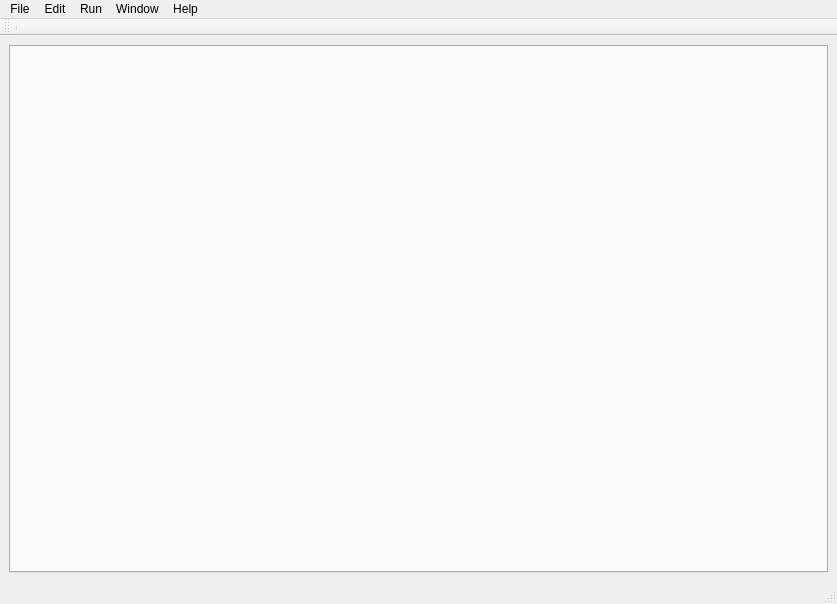
<?xml version="1.0" encoding="UTF-8"?>
<ui version="4.0">
 <class>MainWindow</class>
 <widget class="QMainWindow" name="MainWindow">
  <property name="geometry">
   <rect>
    <x>0</x>
    <y>0</y>
    <width>837</width>
    <height>604</height>
   </rect>
  </property>
  <property name="windowTitle">
   <string>MainWindow</string>
  </property>
  <widget class="QWidget" name="centralwidget">
   <layout class="QVBoxLayout" name="verticalLayout">
    <item>
     <widget class="QTabWidget" name="tabWidget">
      <property name="currentIndex">
       <number>-1</number>
      </property>
     </widget>
    </item>
   </layout>
  </widget>
  <widget class="QMenuBar" name="menubar">
   <property name="geometry">
    <rect>
     <x>0</x>
     <y>0</y>
     <width>837</width>
     <height>21</height>
    </rect>
   </property>
   <widget class="QMenu" name="menuFile">
    <property name="title">
     <string>File</string>
    </property>
    <addaction name="actionOpen"/>
    <addaction name="actionOpen_2"/>
    <addaction name="actionClose"/>
    <addaction name="separator"/>
    <addaction name="actionExit"/>
   </widget>
   <widget class="QMenu" name="menuWindow">
    <property name="title">
     <string>Window</string>
    </property>
   </widget>
   <widget class="QMenu" name="menuEdit">
    <property name="title">
     <string>Edit</string>
    </property>
   </widget>
   <widget class="QMenu" name="menuRun">
    <property name="title">
     <string>Run</string>
    </property>
    <addaction name="actionDeep_Analyze"/>
    <addaction name="actionShow_Graph"/>
    <addaction name="actionRun"/>
   </widget>
   <widget class="QMenu" name="menuHelp">
    <property name="title">
     <string>Help</string>
    </property>
   </widget>
   <addaction name="menuFile"/>
   <addaction name="menuEdit"/>
   <addaction name="menuRun"/>
   <addaction name="menuWindow"/>
   <addaction name="menuHelp"/>
  </widget>
  <widget class="QStatusBar" name="statusbar"/>
  <widget class="QToolBar" name="toolBar">
   <property name="windowTitle">
    <string>toolBar</string>
   </property>
   <attribute name="toolBarArea">
    <enum>TopToolBarArea</enum>
   </attribute>
   <attribute name="toolBarBreak">
    <bool>false</bool>
   </attribute>
   <addaction name="separator"/>
  </widget>
  <action name="actionOpen">
   <property name="text">
    <string>New</string>
   </property>
  </action>
  <action name="actionOpen_2">
   <property name="text">
    <string>Open</string>
   </property>
  </action>
  <action name="actionClose">
   <property name="text">
    <string>Close</string>
   </property>
  </action>
  <action name="actionExit">
   <property name="text">
    <string>Exit</string>
   </property>
  </action>
  <action name="actionDeep_Analyze">
   <property name="text">
    <string>Deep Analyze</string>
   </property>
  </action>
  <action name="actionShow_Graph">
   <property name="text">
    <string>Show Graph</string>
   </property>
  </action>
  <action name="actionRun">
   <property name="text">
    <string>Run...</string>
   </property>
  </action>
 </widget>
 <resources/>
 <connections/>
</ui>
